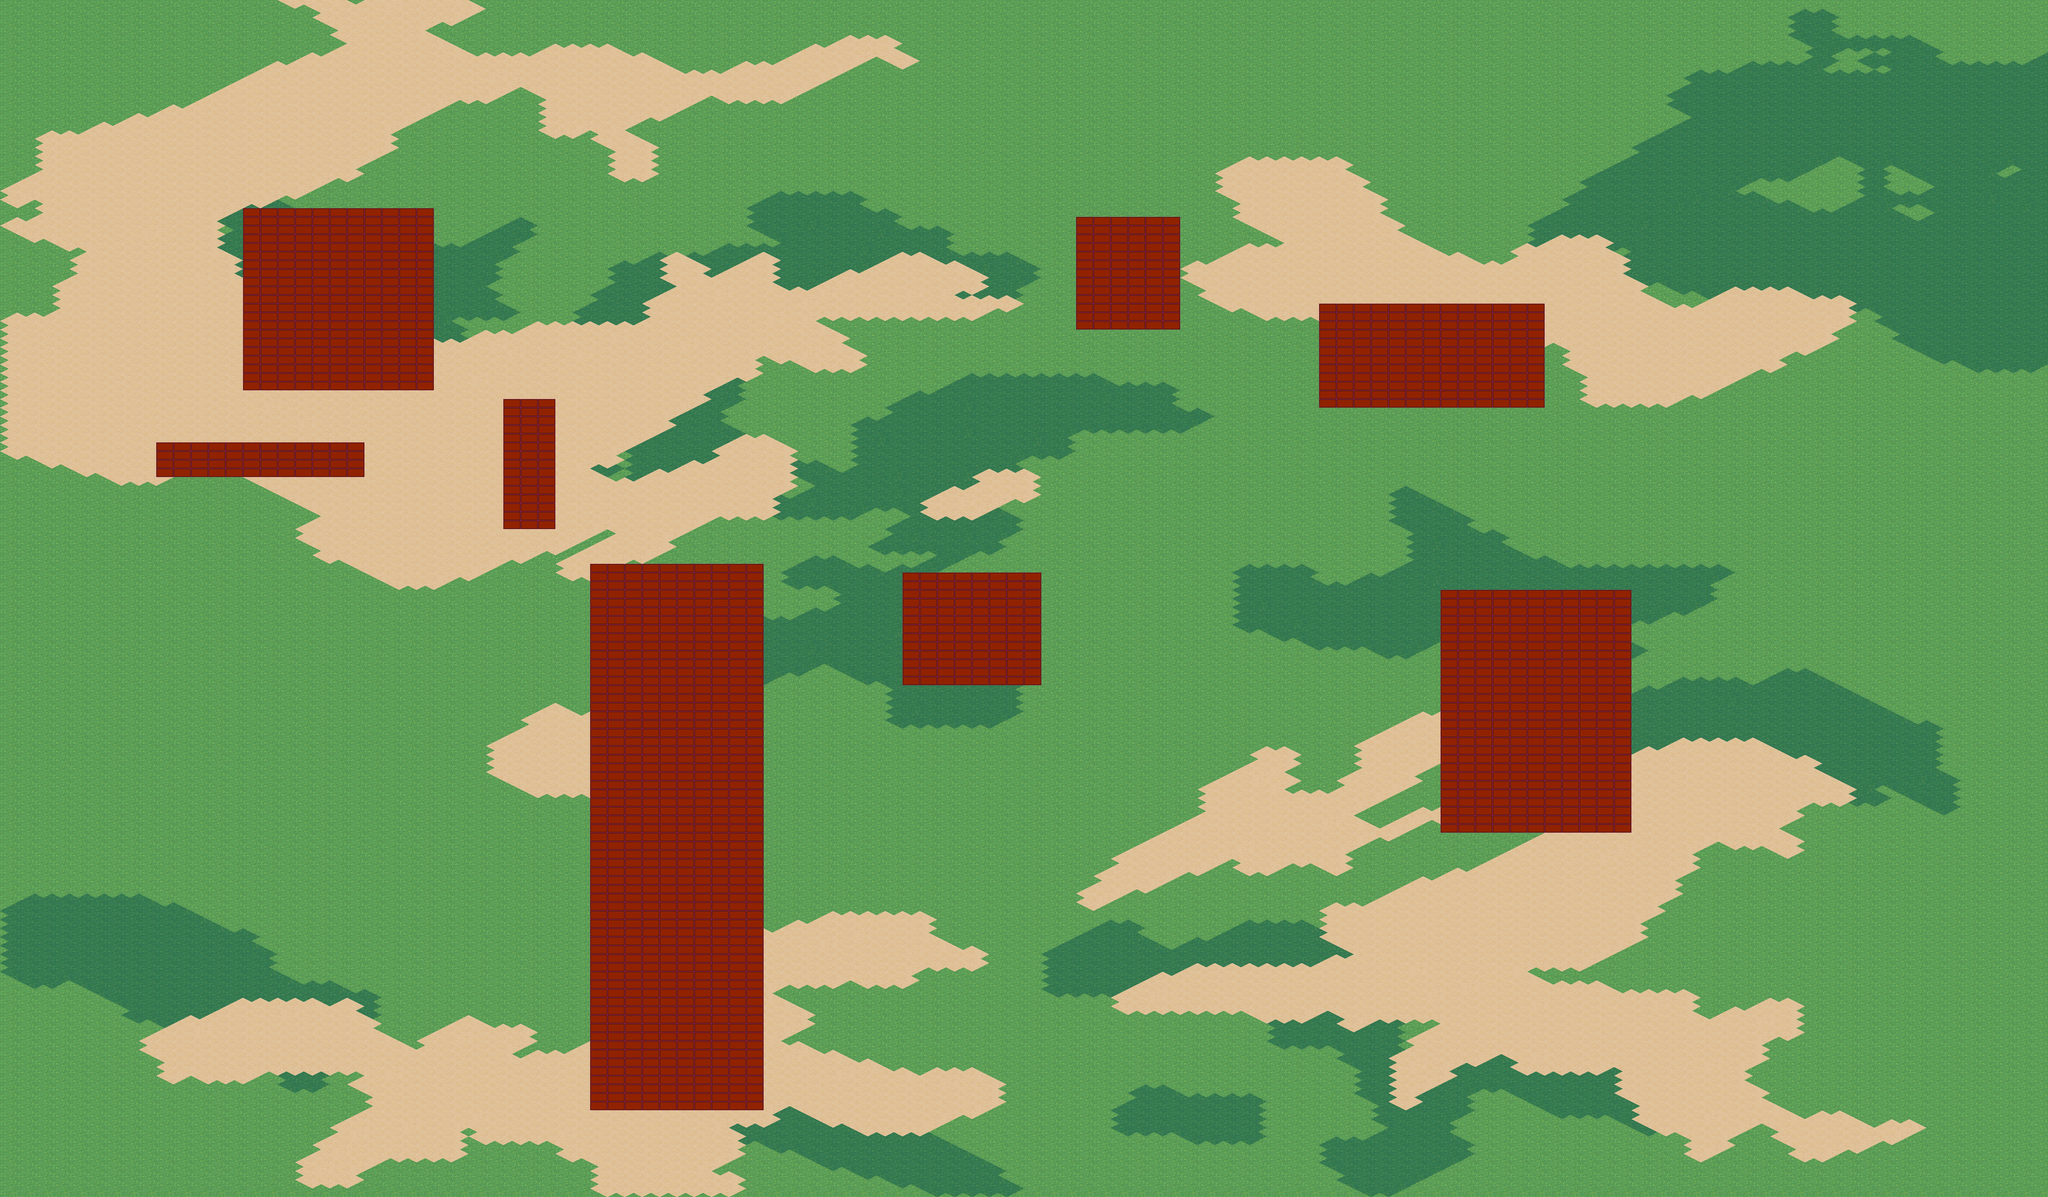

This is a level from a 2D game, rendered from its Tiled map with the project's own tilesets. A one-line summary and the map file follow, with tile-layer data summarised:
An orthogonal 118x138 tile map with 48x24 px tiles, 6 tile layers (bg, grass, grasswet, ground, ...), 5 tilesets.

<map version="1.0" tiledversion="1.1.5" orientation="orthogonal" renderorder="right-down" width="118" height="138" tilewidth="48" tileheight="24" infinite="0" nextobjectid="1">
 <tileset firstgid="1" source="001.tsx" />
 <tileset firstgid="2" source="006.tsx" />
 <tileset firstgid="3" source="015.tsx" />
 <tileset firstgid="4" name="001" tilewidth="48" tileheight="24" tilecount="2" columns="2">
  <image source="001.png" width="96" height="47" />
 </tileset>
 <tileset firstgid="6" name="test" tilewidth="48" tileheight="24" tilecount="2" columns="2">
  <image source="test.png" width="96" height="24" />
  <tile id="0">
   <properties>
    <property name="Block" type="bool" value="false" />
   </properties>
  </tile>
  <tile id="1">
   <properties>
    <property name="Block" type="bool" value="true" />
   </properties>
  </tile>
 </tileset>
 <layer name="bg" width="118" height="138">
  <data>[16284 cells, 255 non-empty, 1 distinct tile ids]</data>
 </layer>
 <layer name="grass" width="118" height="138">
  <data>[16284 cells, 16284 non-empty, 1 distinct tile ids]</data>
 </layer>
 <layer name="grasswet" width="118" height="138">
  <data>[16284 cells, 2888 non-empty, 1 distinct tile ids]</data>
 </layer>
 <layer name="ground" width="118" height="138">
  <data>[16284 cells, 3686 non-empty, 1 distinct tile ids]</data>
 </layer>
 <layer name="block" width="118" height="138">
  <data>[16284 cells, 1600 non-empty, 1 distinct tile ids]</data>
 </layer>
 <layer name="meta" width="118" height="138" opacity="0">
  <data>[16284 cells, 16284 non-empty, 2 distinct tile ids]</data>
 </layer>
</map>
